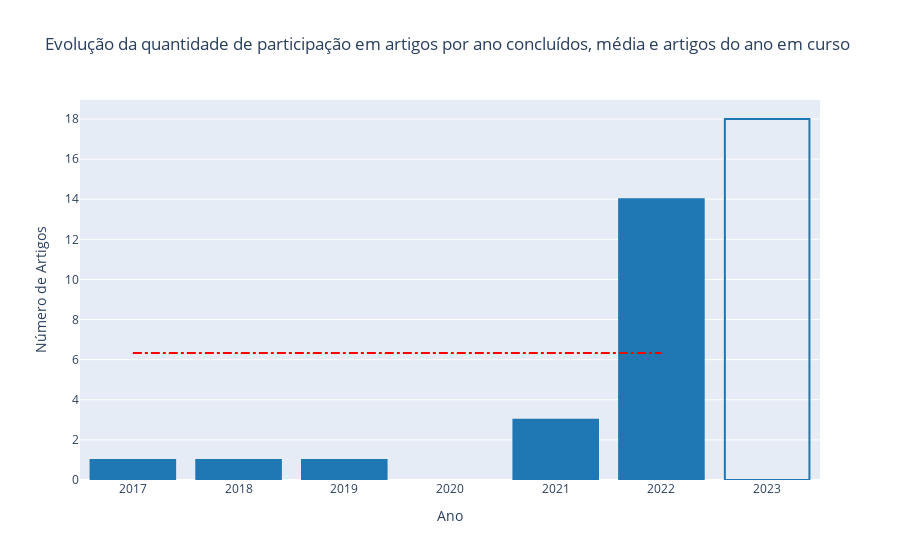

Notebook code for this chart:
### Code cell
evolucao_artigos(df_artigosperiodo, fioce_pessoal, threshold=0.8)

### Figure 1 — Plotly figure (JSON) as saved in the notebook; plotly's stock layout.template omitted (floating-point values rounded to 4 significant figures)
{"data": [{"marker": {"color": ["#1f77b4", "#1f77b4", "#1f77b4", "#1f77b4", "#1f77b4", "rgba(0,0,0,0)"], "line": {"color": "#1f77b4", "width": 2}}, "name": "Total de Artigos por Ano", "type": "bar", "x": [2017, 2018, 2019, 2021, 2022, 2023], "y": [1, 1, 1, 3, 14, 18]}], "layout": {"legend": {"orientation": "h", "title": {"text": "Legenda"}, "x": 0.2, "y": 0.99}, "shapes": [{"line": {"color": "Red", "dash": "dashdot", "width": 2}, "type": "line", "x0": 2017, "x1": 2022, "y0": 6.333, "y1": 6.333}], "title": {"text": "Evolução da quantidade de participação em artigos por ano concluídos, média e artigos do ano em curso"}, "xaxis": {"tickvals": [2017, 2018, 2019, 2020, 2021, 2022, 2023], "title": {"text": "Ano"}}, "yaxis": {"title": {"text": "Número de Artigos"}}}}
